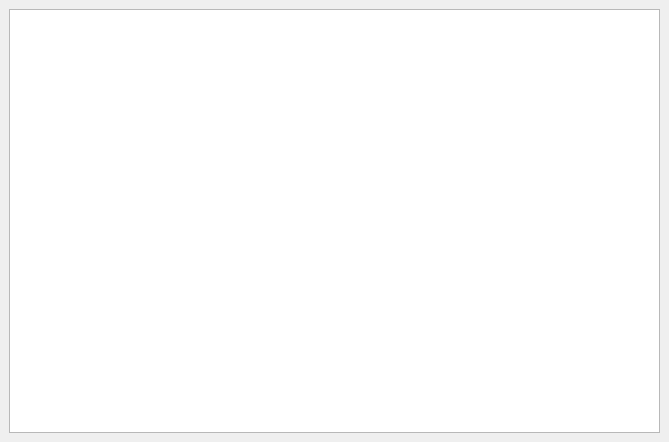
<?xml version="1.0" encoding="UTF-8"?>
<ui version="4.0">
 <class>DockWidgetLogger</class>
 <widget class="QDockWidget" name="DockWidgetLogger">
  <property name="geometry">
   <rect>
    <x>0</x>
    <y>0</y>
    <width>669</width>
    <height>442</height>
   </rect>
  </property>
  <property name="windowTitle">
   <string>Logs</string>
  </property>
  <widget class="QWidget" name="dockWidgetContents">
   <layout class="QGridLayout" name="gridLayout">
    <item row="0" column="0">
     <widget class="QListView" name="listView"/>
    </item>
   </layout>
  </widget>
 </widget>
 <resources/>
 <connections/>
</ui>
